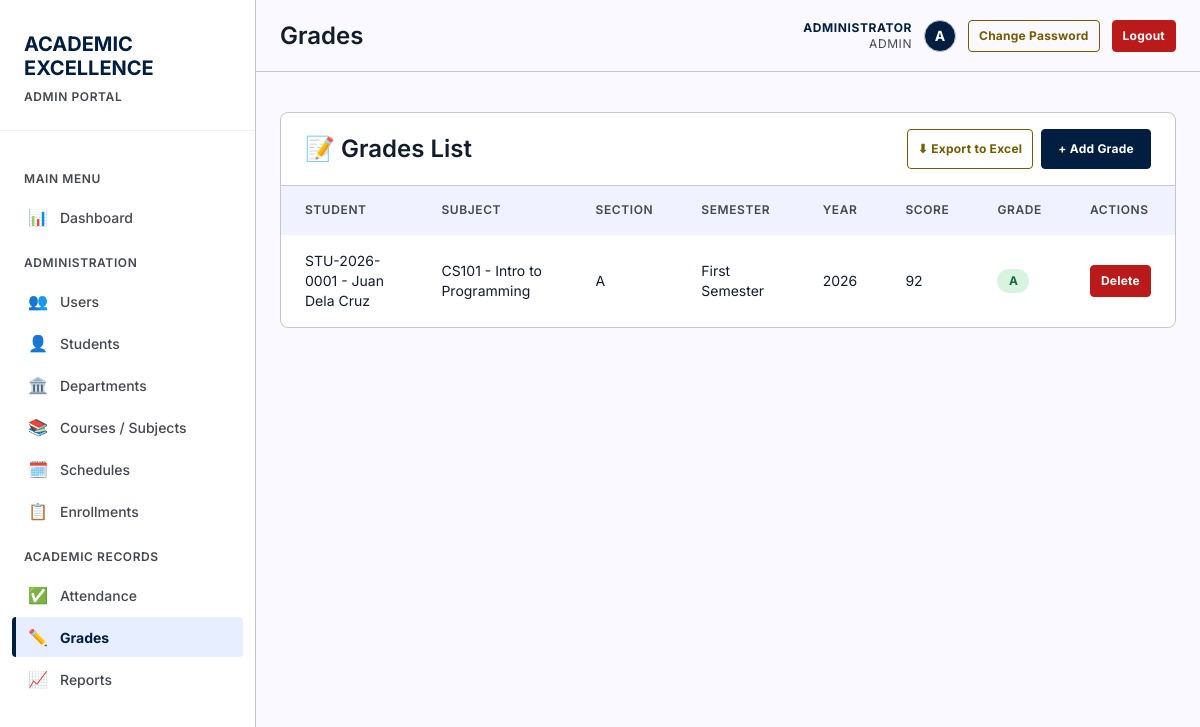
Page /pages/grades.php (signed in) on the committed database.
### tables this page shows
CREATE TABLE "users" (
                    id INTEGER PRIMARY KEY AUTOINCREMENT,
                    username TEXT NOT NULL UNIQUE,
                    password TEXT NOT NULL,
                    full_name TEXT NOT NULL,
                    email TEXT UNIQUE,
                    role TEXT NOT NULL DEFAULT 'student' CHECK(role IN ('admin', 'instructor', 'student')),
                    is_active INTEGER NOT NULL DEFAULT 1 CHECK(is_active IN (0, 1)),
                    last_login_at DATETIME,
                    created_at DATETIME NOT NULL DEFAULT CURRENT_TIMESTAMP,
                    updated_at DATETIME NOT NULL DEFAULT CURRENT_TIMESTAMP
                );

CREATE TABLE grades (
        id INTEGER PRIMARY KEY AUTOINCREMENT,
        student_id INTEGER NOT NULL,
        subject_id INTEGER NOT NULL,
        semester TEXT NOT NULL,
        year INTEGER NOT NULL,
        score REAL,
        grade TEXT,
        created_at TIMESTAMP DEFAULT CURRENT_TIMESTAMP, section_id INTEGER REFERENCES course_sections(id) ON DELETE SET NULL, enrollment_id INTEGER REFERENCES enrollments(id) ON DELETE SET NULL, instructor_id INTEGER REFERENCES instructors(id) ON DELETE SET NULL, assessment_type TEXT NOT NULL DEFAULT 'Final', status TEXT NOT NULL DEFAULT 'Published' CHECK(status IN ('Draft', 'Published', 'Locked')), remarks TEXT, updated_at DATETIME,
        FOREIGN KEY (student_id) REFERENCES students(id) ON DELETE CASCADE,
        FOREIGN KEY (subject_id) REFERENCES subjects(id) ON DELETE CASCADE
    );

CREATE TABLE students (
        id INTEGER PRIMARY KEY AUTOINCREMENT,
        student_id TEXT UNIQUE NOT NULL,
        first_name TEXT NOT NULL,
        last_name TEXT NOT NULL,
        email TEXT,
        phone TEXT,
        date_of_birth DATE,
        gender TEXT CHECK(gender IN ('Male', 'Female', 'Other')),
        enrollment_date DATE DEFAULT CURRENT_DATE,
        status TEXT DEFAULT 'Active' CHECK(status IN ('Active', 'Inactive', 'Graduated')),
        created_at TIMESTAMP DEFAULT CURRENT_TIMESTAMP
    , user_id INTEGER REFERENCES users(id) ON DELETE SET NULL, program_id INTEGER REFERENCES programs(id) ON DELETE SET NULL, year_level INTEGER, expected_graduation_date DATE, updated_at DATETIME);

CREATE TABLE subjects (
        id INTEGER PRIMARY KEY AUTOINCREMENT,
        subject_code TEXT UNIQUE NOT NULL,
        subject_name TEXT NOT NULL,
        description TEXT,
        credits INTEGER DEFAULT 3,
        created_at TIMESTAMP DEFAULT CURRENT_TIMESTAMP
    , department_id INTEGER REFERENCES departments(id) ON DELETE SET NULL, course_level INTEGER, is_active INTEGER NOT NULL DEFAULT 1 CHECK(is_active IN (0, 1)), updated_at DATETIME);

CREATE TABLE course_sections (
            id INTEGER PRIMARY KEY AUTOINCREMENT,
            subject_id INTEGER NOT NULL,
            instructor_id INTEGER NOT NULL,
            term_id INTEGER NOT NULL,
            section_code TEXT NOT NULL,
            room TEXT,
            schedule TEXT,
            capacity INTEGER CHECK(capacity IS NULL OR capacity > 0),
            status TEXT NOT NULL DEFAULT 'Open' CHECK(status IN ('Open', 'Closed', 'Completed', 'Cancelled')),
            created_at DATETIME NOT NULL DEFAULT CURRENT_TIMESTAMP,
            updated_at DATETIME NOT NULL DEFAULT CURRENT_TIMESTAMP,
            UNIQUE(subject_id, term_id, section_code),
            FOREIGN KEY (subject_id) REFERENCES subjects(id) ON DELETE RESTRICT,
            FOREIGN KEY (instructor_id) REFERENCES instructors(id) ON DELETE RESTRICT,
            FOREIGN KEY (term_id) REFERENCES academic_terms(id) ON DELETE RESTRICT
        );

### includes/auth.php (called while the page is built, shortened)
<?php
function currentUser() {
    static $user = false;
    if ($user === false) {
        $db = getDB();
        $stmt = $db->prepare("SELECT * FROM users WHERE id = :id AND is_active = 1");
        $stmt->execute([':id' => (int) $_SESSION['user_id']]);
        $user = $stmt->fetch() ?: null;
    }
    return $user;
}
function isLoggedIn() {
    return currentUser() !== null;
}
function requireLogin() {
    if (!isLoggedIn()) {
        header('Location: ' . baseUrl() . 'login.php');
        exit();
    }
}
function requireRole(...$roles) {
    requireLogin();
    $user = currentUser();
}
function currentInstructor() {
    $user = currentUser();
    if (!$user || $user['role'] !== 'instructor') {
        return null;
    }
    static $instructor = false;
    return $instructor;
}
function roleLabel($role) {
    return [
        'admin'      => 'Admin',
        'instructor' => 'Teacher',
        'student'    => 'Student'
    ][$role] ?? ucfirst((string) $role);
}

### pages/grades.php (the view, shortened to what this page needs)
<?php
requireRole('admin', 'instructor');
$db = getDB();
$user = currentUser();
if ($user['role'] === 'admin') {
    $gradesList = $db->query("
        SELECT g.*, s.student_id as student_number, s.first_name, s.last_name,
               sub.subject_code, sub.subject_name, cs.section_code
        FROM grades g
        JOIN students s ON g.student_id = s.id
        JOIN subjects sub ON g.subject_id = sub.id
        LEFT JOIN course_sections cs ON g.section_id = cs.id
        ORDER BY g.year DESC, g.semester DESC, s.last_name
    ")->fetchAll();
}
$pageTitle = 'Grades';
include '../includes/header.php';
?>
<main>
    <div class="card">
        <div class="card-header" style="display: flex; justify-content: space-between; align-items: center;">
            <h2>📝 Grades List</h2>
            <div style="display: flex; gap: 8px;">
                <a href="?export=excel" class="btn btn-secondary btn-sm">⬇ Export to Excel</a>
                <button class="btn btn-primary" onclick="document.getElementById('addGradeModal').style.display='block'">+ Add Grade</button>
            </div>
        </div>
        <table>
            <thead>
                <tr>
                    <th>Student</th>
                    <th>Subject</th>
                    <th>Section</th>
                    <th>Semester</th>
                    <th>Year</th>
                    <th>Score</th>
                    <th>Grade</th>
                    <th>Actions</th>
                </tr>
            </thead>
            <tbody>
                <?php foreach ($gradesList as $grade): ?>
                <tr>
                    <td><?php echo htmlspecialchars($grade['student_number'] . ' - ' . $grade['first_name'] . ' ' . $grade['last_name']); ?></td>
                    <td><?php echo htmlspecialchars($grade['subject_code'] . ' - ' . $grade['subject_name']); ?></td>
                    <td><?php echo htmlspecialchars($grade['section_code'] ?? '—'); ?></td>
                    <td><?php echo htmlspecialchars($grade['semester']); ?></td>
                    <td><?php echo $grade['year']; ?></td>
                    <td><?php echo $grade['score']; ?></td>
                    <td>
                        <span class="grade-badge grade-<?php echo strtolower($grade['grade']); ?>">
                            <?php echo $grade['grade']; ?>
                        </span>
                    </td>
                    <td>
                        <form method="POST" style="display: inline;" onsubmit="return confirm('Are you sure?')">
                            <button type="submit" class="btn btn-danger btn-sm">Delete</button>
                        </form>
                    </td>
                </tr>
                <?php endforeach; ?>
            </tbody>
        </table>
    </div>
</main>
<?php include '../includes/footer.php'; ?>

### includes/header.php (shortened to what this page needs)
<?php
$currentPage = basename($_SERVER['PHP_SELF'], '.php');
$assetPrefix = $currentPage === 'index' ? '' : '../';
$user = currentUser();
$role = $user['role'];
$fullName = $user['full_name'];
$roleLabel = roleLabel($role);
$avatarLetter = strtoupper(substr($fullName, 0, 1));
?>
<!DOCTYPE html>
<html lang="en">
<head>
    <link rel="stylesheet" href="<?php echo $assetPrefix; ?>assets/css/style.css">
</head>
<body>
    <aside class="sidebar">
        <div class="sidebar-header">
            <h1>
                <span class="red">ACADEMIC</span><br>
                <span class="white">EXCELLENCE</span>
            </h1>
            <span class="portal-label"><?php echo strtoupper($roleLabel); ?> PORTAL</span>
        </div>
        <nav class="sidebar-menu">
            <div class="menu-category">Main Menu</div>
            <a href="<?php echo $assetPrefix; ?>index.php" class="menu-item <?php echo $currentPage === 'index' ? 'active' : ''; ?>">
                <span class="icon">📊</span>
                Dashboard
            </a>
            <?php if ($role === 'admin'): ?>
                <div class="menu-category">Administration</div>
                <a href="<?php echo $assetPrefix; ?>pages/users.php" class="menu-item <?php echo $currentPage === 'users' ? 'active' : ''; ?>">
                    <span class="icon">👥</span>
                    Users
                </a>
                <a href="<?php echo $assetPrefix; ?>pages/students.php" class="menu-item <?php echo $currentPage === 'students' ? 'active' : ''; ?>">
                    <span class="icon">👤</span>
                    Students
                </a>
                <a href="<?php echo $assetPrefix; ?>pages/departments.php" class="menu-item <?php echo $currentPage === 'departments' ? 'active' : ''; ?>">
                    <span class="icon">🏛️</span>
                    Departments
                </a>
                <a href="<?php echo $assetPrefix; ?>pages/manage-subjects.php" class="menu-item <?php echo $currentPage === 'manage-subjects' ? 'active' : ''; ?>">
                    <span class="icon">📚</span>
                    Courses / Subjects
                </a>
                <a href="<?php echo $assetPrefix; ?>pages/schedules.php" class="menu-item <?php echo $currentPage === 'schedules' ? 'active' : ''; ?>">
                    <span class="icon">🗓️</span>
                    Schedules
                </a>
                <a href="<?php echo $assetPrefix; ?>pages/enrollments.php" class="menu-item <?php echo $currentPage === 'enrollments' ? 'active' : ''; ?>">
                    <span class="icon">📋</span>
                    Enrollments
                </a>
                <div class="menu-category">Academic Records</div>
                <a href="<?php echo $assetPrefix; ?>pages/attendance.php" class="menu-item <?php echo $currentPage === 'attendance' ? 'active' : ''; ?>">
                    <span class="icon">✅</span>
                    Attendance
                </a>
                <a href="<?php echo $assetPrefix; ?>pages/grades.php" class="menu-item <?php echo $currentPage === 'grades' ? 'active' : ''; ?>">
                    <span class="icon">✏️</span>
                    Grades
                </a>
                <a href="<?php echo $assetPrefix; ?>pages/reports.php" class="menu-item <?php echo $currentPage === 'reports' ? 'active' : ''; ?>">
                    <span class="icon">📈</span>
                    Reports
                </a>
            <?php endif; ?>
        </nav>
    </aside>
    <div class="main-content">
        <header class="top-header">
            <h1 class="page-title"><?php echo $pageTitle ?? 'Dashboard'; ?></h1>
            <div class="user-info">
                <div class="user-meta">
                    <span class="user-name"><?php echo htmlspecialchars($fullName); ?></span>
                    <span class="user-role"><?php echo $roleLabel; ?></span>
                </div>
                <div class="user-avatar"><?php echo $avatarLetter; ?></div>
                <a href="<?php echo $assetPrefix; ?>pages/change-password.php" class="btn btn-secondary btn-sm">Change Password</a>
                <a href="<?php echo $assetPrefix; ?>logout.php" class="btn btn-danger btn-sm">Logout</a>
            </div>
        </header>
        <div class="page-content">

### rows in the picture
users: role "ADMIN", full_name "ADMINISTRATOR", full_name "A"
grades: student.last_name "STU-2026-0001 - Juan Dela Cruz", subject.subject_name "CS101 - Intro to Programming", section.section_code "A", semester "First Semester", year "2026", score "92", grade "A"

### other values in the picture
$pageTitle "Grades"
